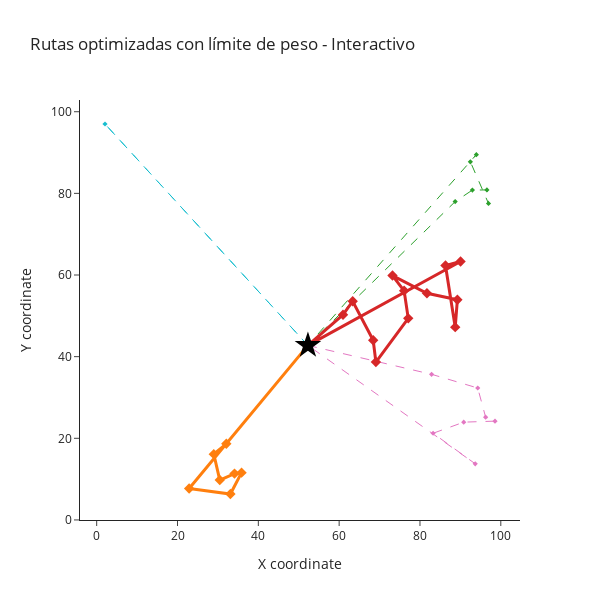

Notebook cell for this chart:
### Code cell
plot_routes(overloaded_routes, warehouse)

### Figure 1 — Plotly figure (JSON) as saved in the notebook; plotly's stock layout.template omitted (floating-point values rounded to 4 significant figures)
{"data": [{"hoverinfo": "text", "hoverlabel": {"bgcolor": "#17becf"}, "line": {"color": "#17becf", "dash": "dash", "width": 1}, "marker": {"size": 4, "symbol": "diamond"}, "mode": "lines+markers", "name": "Route 3", "text": ["Route 3<br>Warehouse<br>Total weight: 161 kg", "Route 3<br>Point 6<br>Weight: 161 kg<br>Total weight: 161 kg", "Route 3<br>Warehouse<br>Total weight: 161 kg"], "type": "scatter", "x": [52.27, 2.058, 52.27], "y": [42.75, 96.99, 42.75]}, {"hoverinfo": "text", "hoverlabel": {"bgcolor": "#e377c2"}, "line": {"color": "#e377c2", "dash": "dash", "width": 1}, "marker": {"size": 4, "symbol": "diamond"}, "mode": "lines+markers", "name": "Route 4", "text": ["Route 4<br>Warehouse<br>Total weight: 902 kg", "Route 4<br>Point 32<br>Weight: 57 kg<br>Total weight: 902 kg", "Route 4<br>Point 67<br>Weight: 163 kg<br>Total weight: 902 kg", "Route 4<br>Point 70<br>Weight: 176 kg<br>Total weight: 902 kg", "Route 4<br>Point 77<br>Weight: 75 kg<br>Total weight: 902 kg", "Route 4<br>Point 75<br>Weight: 92 kg<br>Total weight: 902 kg", "Route 4<br>Point 7<br>Weight: 148 kg<br>Total weight: 902 kg", "Route 4<br>Point 89<br>Weight: 191 kg<br>Total weight: 902 kg", "Route 4<br>Warehouse<br>Total weight: 902 kg"], "type": "scatter", "x": [52.27, 82.87, 94.29, 96.24, 98.57, 90.83, 83.24, 93.67, 52.27], "y": [42.75, 35.68, 32.32, 25.18, 24.21, 23.96, 21.23, 13.75, 42.75]}, {"hoverinfo": "text", "hoverlabel": {"bgcolor": "#ff7f0e"}, "line": {"color": "#ff7f0e", "dash": "solid", "width": 3}, "marker": {"size": 8, "symbol": "diamond"}, "mode": "lines+markers", "name": "Route 6", "text": ["Route 6<br>Warehouse<br>Total weight: 1012 kg", "Route 6<br>Point 83<br>Weight: 106 kg<br>Total weight: 1012 kg", "Route 6<br>Point 55<br>Weight: 144 kg<br>Total weight: 1012 kg", "Route 6<br>Point 19<br>Weight: 197 kg<br>Total weight: 1012 kg", "Route 6<br>Point 90<br>Weight: 164 kg<br>Total weight: 1012 kg", "Route 6<br>Point 40<br>Weight: 110 kg<br>Total weight: 1012 kg", "Route 6<br>Point 42<br>Weight: 196 kg<br>Total weight: 1012 kg", "Route 6<br>Point 54<br>Weight: 95 kg<br>Total weight: 1012 kg", "Route 6<br>Warehouse<br>Total weight: 1012 kg"], "type": "scatter", "x": [52.27, 32.08, 28.98, 30.46, 34.11, 35.85, 33.09, 22.88, 52.27], "y": [42.75, 18.65, 16.12, 9.767, 11.35, 11.59, 6.356, 7.698, 42.75]}, {"hoverinfo": "text", "hoverlabel": {"bgcolor": "#2ca02c"}, "line": {"color": "#2ca02c", "dash": "dash", "width": 1}, "marker": {"size": 4, "symbol": "diamond"}, "mode": "lines+markers", "name": "Route 7", "text": ["Route 7<br>Warehouse<br>Total weight: 943 kg", "Route 7<br>Point 99<br>Weight: 174 kg<br>Total weight: 943 kg", "Route 7<br>Point 56<br>Weight: 148 kg<br>Total weight: 943 kg", "Route 7<br>Point 18<br>Weight: 97 kg<br>Total weight: 943 kg", "Route 7<br>Point 26<br>Weight: 164 kg<br>Total weight: 943 kg", "Route 7<br>Point 91<br>Weight: 192 kg<br>Total weight: 943 kg", "Route 7<br>Point 27<br>Weight: 168 kg<br>Total weight: 943 kg", "Route 7<br>Warehouse<br>Total weight: 943 kg"], "type": "scatter", "x": [52.27, 88.71, 92.97, 96.56, 96.96, 92.47, 93.95, 52.27], "y": [42.75, 77.99, 80.81, 80.84, 77.51, 87.73, 89.48, 42.75]}, {"hoverinfo": "text", "hoverlabel": {"bgcolor": "#d62728"}, "line": {"color": "#d62728", "dash": "solid", "width": 3}, "marker": {"size": 8, "symbol": "diamond"}, "mode": "lines+markers", "name": "Route 9", "text": ["Route 9<br>Warehouse<br>Total weight: 1671 kg", "Route 9<br>Point 73<br>Weight: 153 kg<br>Total weight: 1671 kg", "Route 9<br>Point 81<br>Weight: 109 kg<br>Total weight: 1671 kg", "Route 9<br>Point 20<br>Weight: 177 kg<br>Total weight: 1671 kg", "Route 9<br>Point 88<br>Weight: 193 kg<br>Total weight: 1671 kg", "Route 9<br>Point 48<br>Weight: 166 kg<br>Total weight: 1671 kg", "Route 9<br>Point 47<br>Weight: 95 kg<br>Total weight: 1671 kg", "Route 9<br>Point 2<br>Weight: 124 kg<br>Total weight: 1671 kg", "Route 9<br>Point 93<br>Weight: 147 kg<br>Total weight: 1671 kg", "Route 9<br>Point 59<br>Weight: 177 kg<br>Total weight: 1671 kg", "Route 9<br>Point 45<br>Weight: 98 kg<br>Total weight: 1671 kg", "Route 9<br>Point 41<br>Weight: 97 kg<br>Total weight: 1671 kg", "Route 9<br>Point 96<br>Weight: 135 kg<br>Total weight: 1671 kg", "Route 9<br>Warehouse<br>Total weight: 1671 kg"], "type": "scatter", "x": [52.27, 60.96, 63.35, 68.42, 69.09, 77.1, 76.08, 73.2, 81.72, 89.26, 88.72, 86.31, 90.04, 52.27], "y": [42.75, 50.27, 53.58, 44.02, 38.67, 49.38, 56.13, 59.87, 55.52, 53.93, 47.22, 62.33, 63.31, 42.75]}, {"hoverinfo": "text", "marker": {"color": "black", "size": 20, "symbol": "star"}, "mode": "markers", "name": "Warehouse", "text": ["Warehouse"], "type": "scatter", "x": [52.27], "y": [42.75]}], "layout": {"height": 600, "hovermode": "closest", "showlegend": false, "title": {"text": "Rutas optimizadas con límite de peso - Interactivo"}, "width": 600, "xaxis": {"title": {"text": "X coordinate"}}, "yaxis": {"title": {"text": "Y coordinate"}}}}
